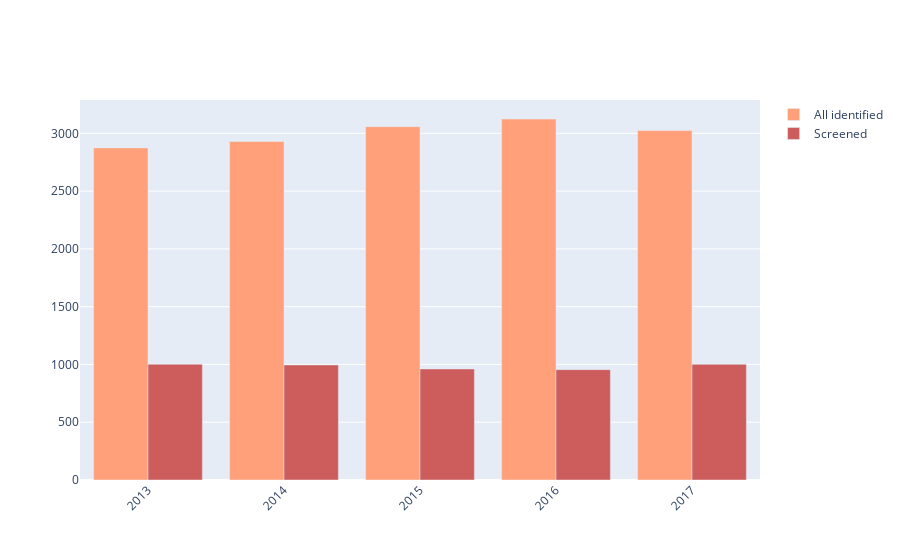

The code cell stored with this chart in its notebook:
### Code cell
import plotly.graph_objects as go

yrs = sorted(years)

fig = go.Figure()
fig.add_trace(go.Bar(
    x=yrs,
    y=[full_years[x] for x in yrs],
    name='All identified',
    marker_color='lightsalmon'
))
fig.add_trace(go.Bar(
    x=yrs,
    y= [years[x] for x in yrs],
    name='Screened',
    marker_color='indianred'
))


# Here we modify the tickangle of the xaxis, resulting in rotated labels.
fig.update_layout(barmode='group', xaxis_tickangle=-45)
fig.show()

### Figure 1 — Plotly figure (JSON) as saved in the notebook; plotly's stock layout.template omitted (floating-point values rounded to 4 significant figures)
{"data": [{"marker": {"color": "lightsalmon"}, "name": "All identified", "type": "bar", "x": ["2013", "2014", "2015", "2016", "2017"], "y": [2874, 2930, 3058, 3124, 3024]}, {"marker": {"color": "indianred"}, "name": "Screened", "type": "bar", "x": ["2013", "2014", "2015", "2016", "2017"], "y": [1002, 996, 961, 955, 1001]}], "layout": {"barmode": "group", "xaxis": {"tickangle": -45}}}
